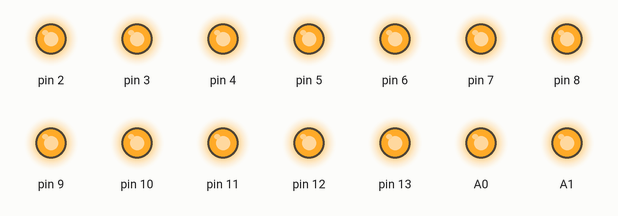
The sketch below on a simulated Arduino Uno, built with avr-gcc and run on an emulated ATmega328P. Shown: output pins drawn as LEDs (lit = HIGH).

Above: at 0.1 s.
Timing chart, 0 to 1.6 s (numbered marks = the images above):
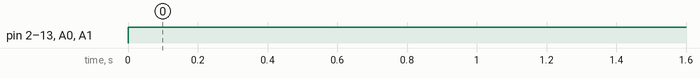

The sketch:

setAnalogHigh.ino
```cpp
void setup()
{
        Serial.begin(9600);
        pinMode(A0,OUTPUT);
        pinMode(A1,OUTPUT);
        pinMode(A2,OUTPUT);
        pinMode(A3,OUTPUT);
        pinMode(A4,OUTPUT);
        pinMode(A5,OUTPUT);

	for(int i=2;i<=13;i++)
	{
		pinMode(i,OUTPUT);
	}


}

void loop()
{
        analogWrite(A0,255);
        analogWrite(A1,255);
        analogWrite(A2,255);
        analogWrite(A3,255);
        analogWrite(A4,255);
        analogWrite(A5,255);

	for(int i=2;i<=13;i++)
	{
		digitalWrite(i,HIGH);
		delay(1);
	}

}
```

Measured:
- by itself, pin 2–6, A0, A1: LOW → HIGH at 0.00 s
- by itself, pin 7–13: LOW → HIGH at 0.01 s
